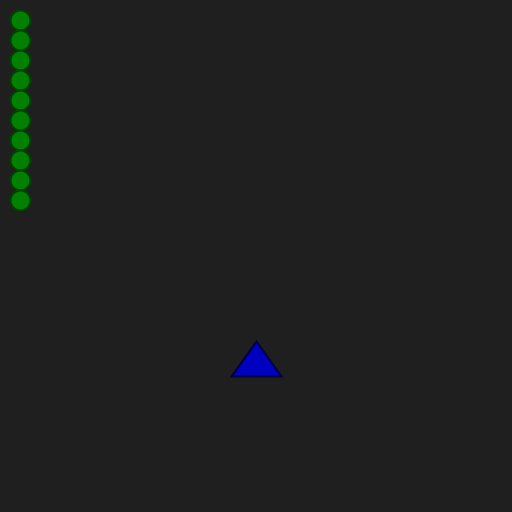
Frame 1 (no input)
Frame 60 (the mouse pressed at the canvas centre just before this capture): identical to frame 1, image omitted
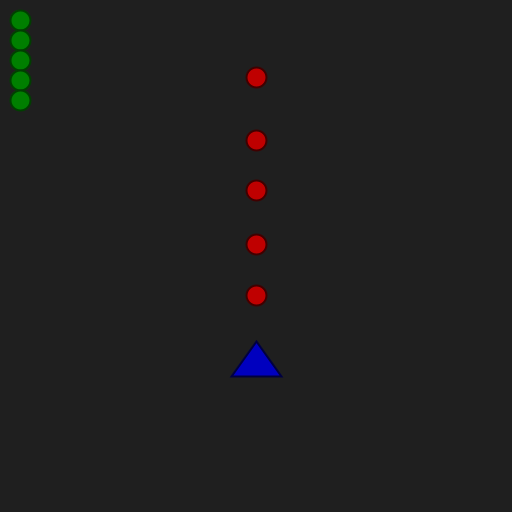
Frame 120 (the mouse held since frame 60 and released just before this capture)

The Processing sketch that drew these frames (run headless with seeded random() and noise(); from frame 60 on, the mouse is pressed at the canvas centre):

// Processing sketch: ANI2012A20_Projectiles
// ── ANI2012A20_Projectiles.pde
// ANI2012A20_Projectiles.pde
// Exemples d'un système de projectiles avec pooling.

import java.util.Iterator;

// paramètres
int projectileCount = 10;
float projectileSpeed = 250.0;
float projectileRadius = 20.0;

float shootDelay = 0.2f;
float motionSpeed = 125.0f;

// variables
boolean isShooting;

boolean isKeyPressedUp;
boolean isKeyPressedDown;
boolean isKeyPressedLeft;
boolean isKeyPressedRight;

int index;

float velocityX;
float velocityY;

float timeFrame;
float timeElapsed;
float timeDelay;
float timeThreshold;

float shootPositionX;
float shootPositionY;

ArrayList<Projectile> bufferActive;
ArrayList<Projectile> bufferInactive;

Iterator<Projectile> iterator;

Projectile projectile;

void setup()
{
  size(512, 512);
  frameRate(60);
  strokeWeight(2);
  ellipseMode(CENTER);

  isShooting = false;
  timeElapsed = timeFrame = timeDelay = 0.0f;

  velocityX = 0.0f;
  velocityY = -projectileSpeed;

  timeThreshold = shootDelay;

  // position de départ des projectiles
  shootPositionX = width / 2.0f;
  shootPositionY = height / 3.0f * 2.0f;

  // instancier les deux buffers de projectiles
  bufferActive = new ArrayList<Projectile>();
  bufferInactive = new ArrayList<Projectile>();

  // initialiser les projectiles
  for (index = 0; index < projectileCount; ++index)
  {
    // instanciation du projectile
    projectile = new Projectile();

    // configuration du projectile
    projectile.radius = projectileRadius;
    projectile.isActive = false;

    // ajouter le projectile dans la liste des projectiles inactifs
    bufferInactive.add(projectile);
  }
}

void draw()
{
  background(31);

  timeElapsed = (millis() - timeFrame) / 1000.0f;
  timeFrame = millis();

  timeDelay += timeElapsed;

  // lancer des projectiles si une touche est enfoncée
  if (isShooting == true)
    shoot();

  // obtenir un itérateur pour la collection de projectiles actifs
  iterator = bufferActive.iterator();

  // boucle avec itérateur et un 'while' car présence d'un 'remove' qui modifie la taille de la collection
  while (iterator.hasNext())
  {
    // mettre à jour la transformation dans l'espace
    projectile = iterator.next();
    projectile.positionX += velocityX * timeElapsed;
    projectile.positionY += velocityY * timeElapsed;

    // valider si le projectile sort de la fenêtre d'affichage
    if (projectile.positionX < 0 ||
        projectile.positionX > width ||
        projectile.positionY < 0 ||
        projectile.positionY > height)
    {
      // désactiver le projectile
      projectile.isActive = false;

      // supprimer le projectile de la séquence d'itération
      iterator.remove();

      // ajouter le projectile dans la liste des projectiles inactifs
      bufferInactive.add(projectile);
    }
  }

  // afficher les projectiles actifs
  for (index = 0; index < bufferActive.size(); ++index)
  {
    projectile = bufferActive.get(index);
    projectile.render();
  }

  // afficher les projectiles inactifs sur le côté de la scène
  for (index = 0; index < bufferInactive.size(); ++index)
  {
    projectile = bufferInactive.get(index);
    projectile.positionX = projectileRadius;
    projectile.positionY = projectileRadius + projectileRadius * index;
    projectile.render();
  }

  // dessiner un repaire pour le point de départ des projectiles
  stroke(0, 0, 63);
  fill(0, 0, 191);
  triangle(shootPositionX - 25, shootPositionY + 35, shootPositionX, shootPositionY, shootPositionX + 25, shootPositionY + 35);

  // déplacement
  if (isKeyPressedUp)
    shootPositionY -= motionSpeed * timeElapsed;
  if (isKeyPressedDown)
    shootPositionY += motionSpeed * timeElapsed;
  if (isKeyPressedLeft)
    shootPositionX -= motionSpeed * timeElapsed;
  if (isKeyPressedRight)
    shootPositionX += motionSpeed * timeElapsed;
}

void shoot()
{
  if (timeDelay > timeThreshold)
  {
    // valider s'il y a au moins un projectile de disponible
    if (bufferInactive.size() > 0)
    {
      // référence sur le projectile
      projectile = bufferInactive.get(0);

      // configuration du projectile
      projectile.positionX = shootPositionX;
      projectile.positionY = shootPositionY;
      projectile.isActive = true;

      // enlever le projectile dans la liste des projectiles inactifs
      bufferInactive.remove(projectile);

      // ajouter le projectile dans la liste des projectiles actifs
      bufferActive.add(projectile);

      timeDelay = 0;
    }
  }
}

void keyPressed()
{
  if (keyCode == UP)
    isKeyPressedUp = true;
  if (keyCode == DOWN)
    isKeyPressedDown = true;
  if (keyCode == LEFT)
    isKeyPressedLeft = true;
  if (keyCode == RIGHT)
    isKeyPressedRight = true;
  if (keyCode == ' ')
    isShooting = true;
}

void keyReleased()
{
  if (keyCode == UP)
    isKeyPressedUp = false;
  if (keyCode == DOWN)
    isKeyPressedDown = false;
  if (keyCode == LEFT)
    isKeyPressedLeft = false;
  if (keyCode == RIGHT)
    isKeyPressedRight = false;
  if (keyCode == ' ')
    isShooting = false;
}

void mousePressed()
{
  isShooting = true;
}

void mouseReleased()
{
  isShooting = false;
}

// ── Projectiles.pde
// ANI2012A20_Projectiles/Projectile.pde
// Classe de type Projectile.

class Projectile
{
  float positionX;
  float positionY;

  float radius;

  boolean isActive;

  Projectile(){}

  void render()
  {
    if (isActive)
    {
      stroke(63, 0, 0);
      fill(191, 0, 0);
    }
    else
    {
      stroke(0, 63, 0);
      fill(0, 127, 0);
    }

    ellipse(positionX, positionY, radius, radius);
  }
}
